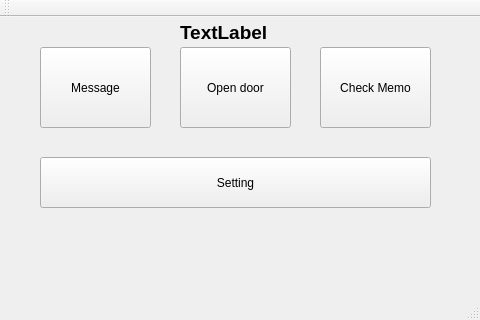
<?xml version="1.0" encoding="UTF-8"?>
<ui version="4.0">
 <class>lcd_show</class>
 <widget class="QMainWindow" name="lcd_show">
  <property name="geometry">
   <rect>
    <x>0</x>
    <y>0</y>
    <width>480</width>
    <height>320</height>
   </rect>
  </property>
  <property name="windowTitle">
   <string>lcd_show</string>
  </property>
  <widget class="QWidget" name="centralWidget">
   <widget class="QPushButton" name="btn_message">
    <property name="geometry">
     <rect>
      <x>40</x>
      <y>30</y>
      <width>111</width>
      <height>81</height>
     </rect>
    </property>
    <property name="text">
     <string>Message</string>
    </property>
   </widget>
   <widget class="QPushButton" name="btn_door">
    <property name="geometry">
     <rect>
      <x>180</x>
      <y>30</y>
      <width>111</width>
      <height>81</height>
     </rect>
    </property>
    <property name="text">
     <string>Open door</string>
    </property>
   </widget>
   <widget class="QPushButton" name="btn_check">
    <property name="geometry">
     <rect>
      <x>320</x>
      <y>30</y>
      <width>111</width>
      <height>81</height>
     </rect>
    </property>
    <property name="text">
     <string>Check Memo</string>
    </property>
   </widget>
   <widget class="QPushButton" name="pushButton">
    <property name="geometry">
     <rect>
      <x>40</x>
      <y>140</y>
      <width>391</width>
      <height>51</height>
     </rect>
    </property>
    <property name="text">
     <string>Setting</string>
    </property>
   </widget>
   <widget class="QLabel" name="lbl_date">
    <property name="geometry">
     <rect>
      <x>180</x>
      <y>0</y>
      <width>251</width>
      <height>31</height>
     </rect>
    </property>
    <property name="font">
     <font>
      <pointsize>14</pointsize>
      <weight>75</weight>
      <bold>true</bold>
     </font>
    </property>
    <property name="text">
     <string>TextLabel</string>
    </property>
   </widget>
  </widget>
  <widget class="QMenuBar" name="menuBar">
   <property name="geometry">
    <rect>
     <x>0</x>
     <y>0</y>
     <width>480</width>
     <height>24</height>
    </rect>
   </property>
  </widget>
  <widget class="QToolBar" name="mainToolBar">
   <attribute name="toolBarArea">
    <enum>TopToolBarArea</enum>
   </attribute>
   <attribute name="toolBarBreak">
    <bool>false</bool>
   </attribute>
  </widget>
  <widget class="QStatusBar" name="statusBar"/>
 </widget>
 <layoutdefault spacing="6" margin="11"/>
 <resources/>
 <connections>
  <connection>
   <sender>btn_message</sender>
   <signal>clicked()</signal>
   <receiver>lcd_show</receiver>
   <slot>show_message()</slot>
   <hints>
    <hint type="sourcelabel">
     <x>91</x>
     <y>84</y>
    </hint>
    <hint type="destinationlabel">
     <x>130</x>
     <y>57</y>
    </hint>
   </hints>
  </connection>
 </connections>
 <slots>
  <slot>show_message()</slot>
 </slots>
</ui>
